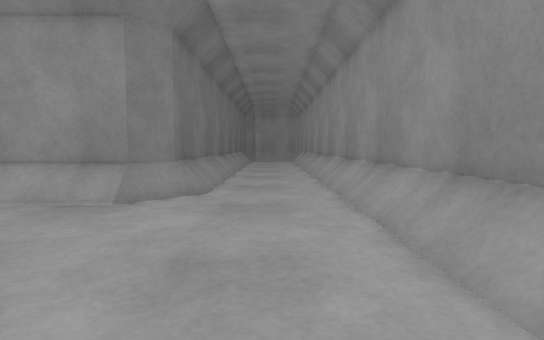
[1] (above)

16 first-person views from a walk through a robot-simulator world made for Gazebo. The camera is 0.72 m above the floor, tilts 4° down and sees 80° across. The floor is counted in squares, 0.5 m on a side. Each view is taken from the middle of a square. On the plan, view 1 faces up. The plan holds only what a view shows up to about 15 squares ahead; the rest is blank. The place goes on beyond the plan.

[2]
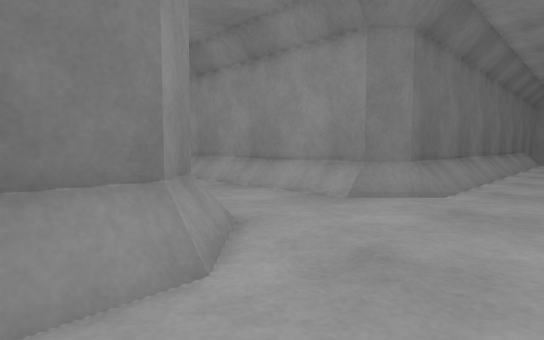

[3]
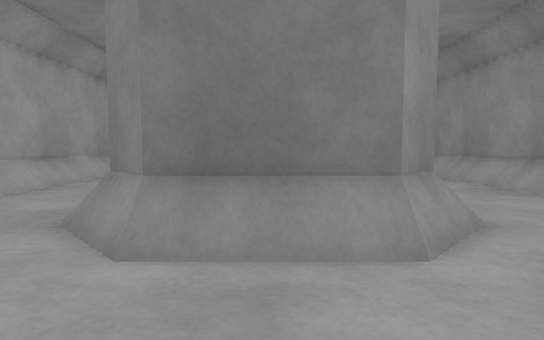

[4]
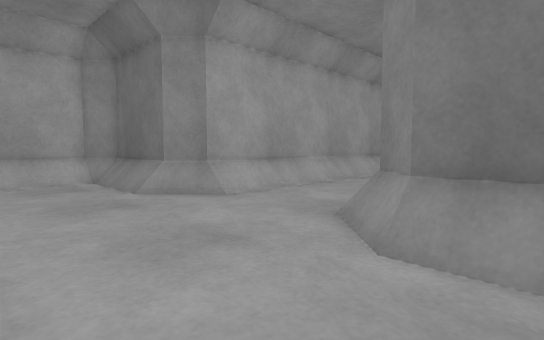

[5]
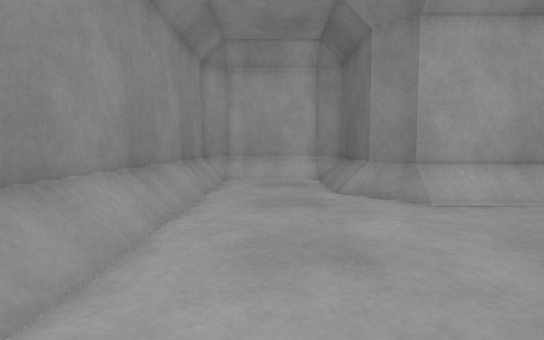

[6]
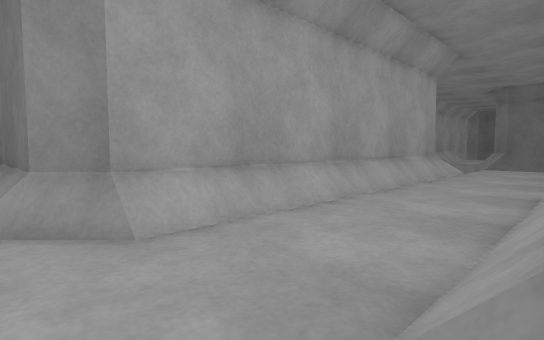

[7]
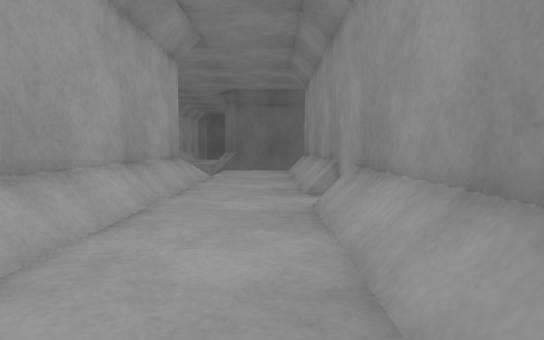

[8]
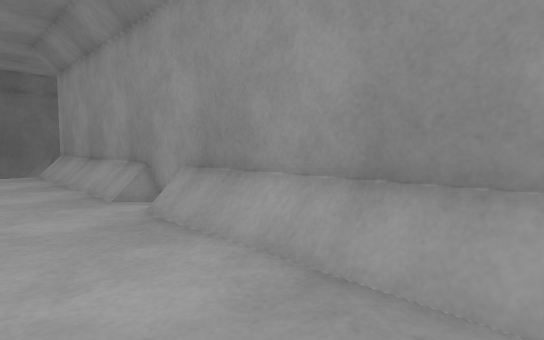

[9]
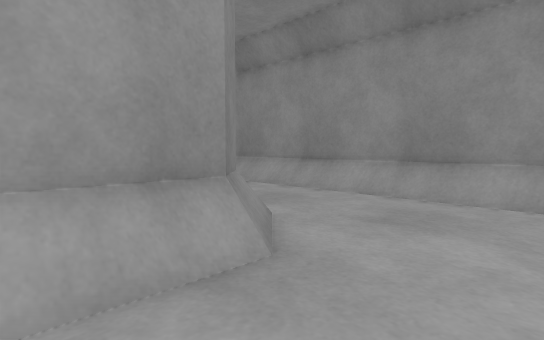

[10]
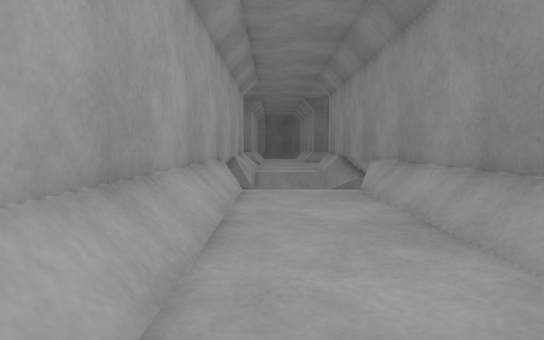

[11]
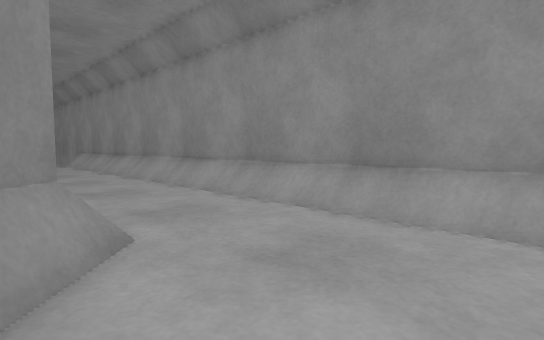

[12]
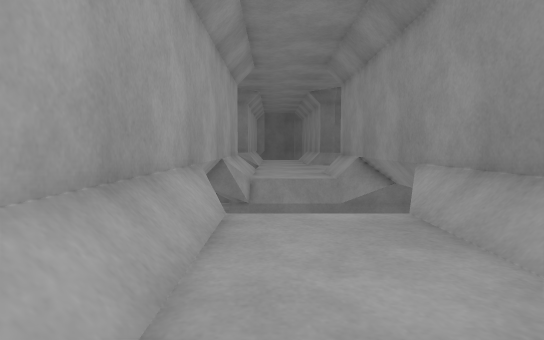

[13]
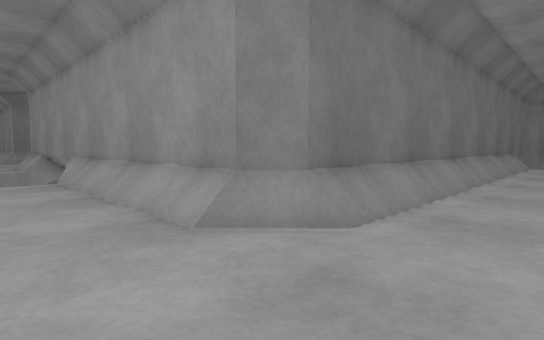

[14]
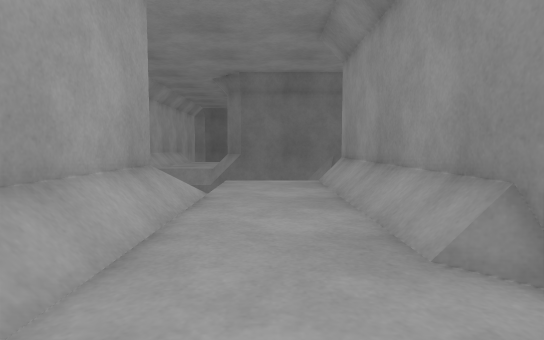

[15]
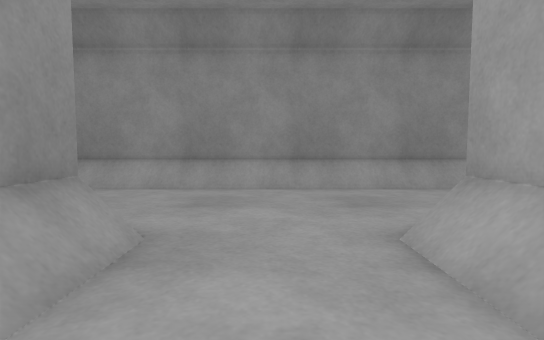

[16]
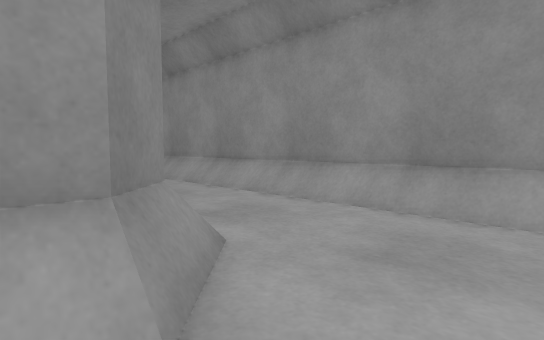

### Floor plan
Key: @ floor where view 1 was taken; # wall or solid block; . floor; = window, fence, low wall or low ledge; v drop or lower ground.
Columns run from 27 left of view 1 to 3 right of it. Each row starts with its distance up from view 1.
 19                         #.....#
 18                         #.....#
 17                         #.....#
 16                         #.....#
 15                         #.....#
 14                         #.....#
 13                         #.....#
 12                         #.....#
 11       v                 #.....#
 10       v                 v.....#
  9      vvvvvvvvv#########v=.....#
  8      =v     v.................#
  7      =v      .................#
  6      =v      .................#
  5      =v      .................#
  4      =v     v=................#
  3      vvvvvvvvv#########v=.....#
  2        v                v.....#
  1                         #.....#
  0                         #..@..#
 -1                         #.....#
 -2                         v.....#
 -3 =v#########v###########v=.....#
 -4  =............................#
 -5  .............................#
 -6  .............................#
 -7  .............................#
 -8   ....=.......................#
 -9       v################v=.....#
-10                         v.....#
-11                         #.....#
-12                         #.....#
-13                         #.....#
-14                         v=...=v
-15                          v###v

Positions as (right, up) in squares from view 1, and headings:
1: (0, 0), facing up
2: (1, 0), facing up-left
3: (2, 0), facing left
4: (2, 0), facing down-left
5: (0, 0), facing down
6: (-2, -3), facing down-left
7: (-6, -5), facing left
8: (-7, -7), facing up-left
9: (-7, -7), facing up-right
10: (-3, 5), facing left
11: (-4, 5), facing up-right
12: (-7, 5), facing left
13: (1, 5), facing up-left
14: (-12, -6), facing left
15: (-9, -6), facing right
16: (-5, -6), facing up-right
